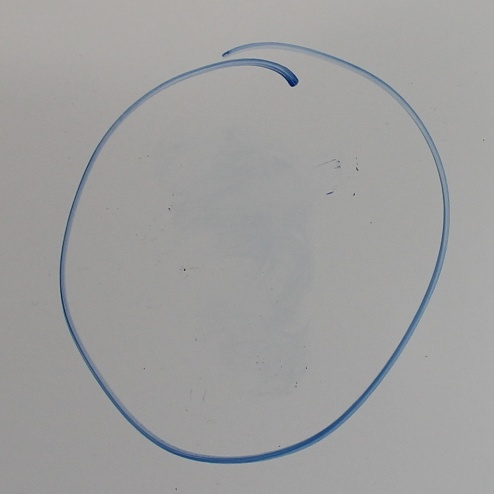
#> input picture roi/0/11_3.jpg, 494 x 494 px; its folder holds only this picture in this run
$ python emoji_feature_detection.py
#> lines starting #> are read from the running program, lines starting #| are printed output that depends on the picture
import csv
import imutils
import os
import pickle
import numpy as np
import pandas as pd
import matplotlib.pyplot as plt
from cv2 import cv2
from sklearn.metrics import confusion_matrix
from sklearn.model_selection import train_test_split
from sklearn.tree import DecisionTreeClassifier
from sklearn.svm import SVC
from sklearn.utils.multiclass import unique_labels

def obtain_hog_features(img):
    hog = cv2.HOGDescriptor()
    h = hog.compute(img)
    return h.flatten()

def resize_image(img, d=300):
    dim = (d, d)
    return cv2.resize(img, dim, interpolation = cv2.INTER_AREA)

def get_dataframes():
    # X = pd.DataFrame(columns=list(range(680400)), dtype='float64')
    X = []
    X_SVM = []
    Y = []
    Y_SVM = []

    try:
        for i in range(0, 7):
            print('reading: ' + str(i))
            for file in glob.glob(f'roi/{i}/*.jpg'):
                img = cv2.imread(file, cv2.IMREAD_GRAYSCALE)
#> img: shape (494, 494); min 15, max 182, mean 158.8
                if img.shape[0] != img.shape[1]: continue # Skip non-square images
                resized = resize_image(img)
#> in resize_image, `return cv2.resize(img, dim, interpolation = cv2.INTER_AREA)`:
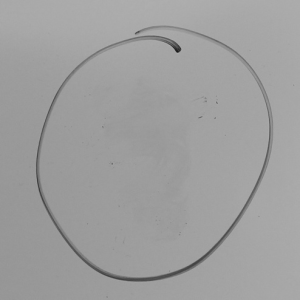
#> returned value: shape (300, 300); min 25, max 174, mean 158.8
                #left = imutils.rotate(resized, 30)
                #plt_show_img(resized)
                features = obtain_hog_features(resized)
                # X = X.append(pd.Series(features), ignore_index=True)
                if i > 0:
                    X.append(features)
                    Y.append(i)
                X_SVM.append(features)
                Y_SVM.append(0 if i == 0 else 1)
#> pass 2 of the loop in get_dataframes, `for i in range(0, 7):`:
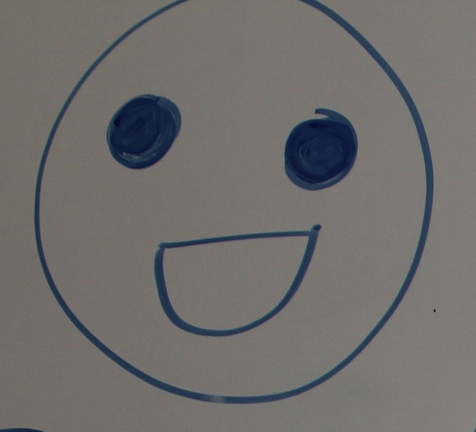
#> input picture roi/1/0.jpg, 476 x 432 px
#> in get_dataframes, `img = cv2.imread(file, cv2.IMREAD_GRAYSCALE)`:
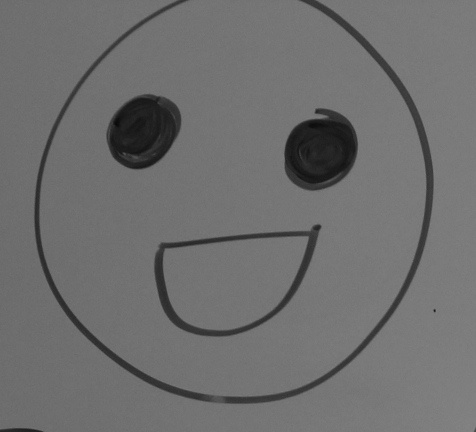
#> img: shape (432, 476); min 7, max 133, mean 110.2

            # X.to_csv(f'{args.tag}_features.csv', header=False)
    except Exception as e:
        print(e)
    return X, X_SVM, Y, Y_SVM

if __name__ == '__main__':
    import argparse
    import glob

    parser = argparse.ArgumentParser(description='Feature Extraction')
    parser.add_argument('-t', action='store_true', dest='retrain', help='Retrain?')
    # parser.add_argument('-p', type=str, action='store', dest='path', required=True, help='The path to read all images')
    # parser.add_argument('--tag', type=str, action='store', dest='tag', required=True, help='Tag name')
    args = parser.parse_args()

    X, X_SVM, Y, Y_SVM = get_dataframes()
    print('got features')

    test_size = 0.33
    seed = 5
#> (the run stopped early here; a loop or call above may not have finished)
